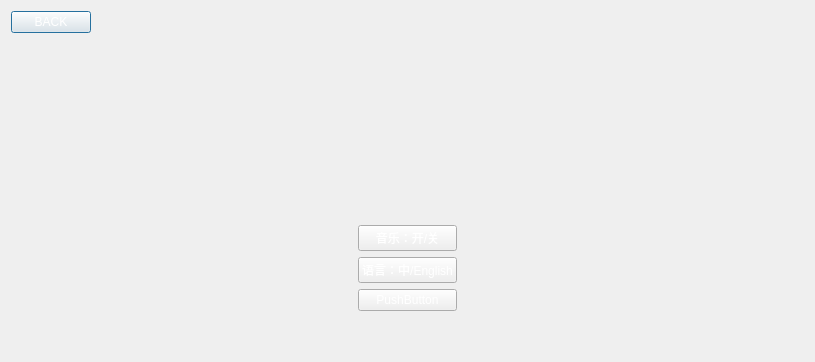
<?xml version="1.0" encoding="UTF-8"?>
<ui version="4.0">
 <class>Option</class>
 <widget class="QDialog" name="Option">
  <property name="geometry">
   <rect>
    <x>0</x>
    <y>0</y>
    <width>815</width>
    <height>362</height>
   </rect>
  </property>
  <property name="windowTitle">
   <string>Dialog</string>
  </property>
  <layout class="QHBoxLayout" name="horizontalLayout_3">
   <item>
    <layout class="QVBoxLayout" name="verticalLayout_2">
     <item>
      <layout class="QHBoxLayout" name="horizontalLayout">
       <item>
        <widget class="QPushButton" name="pushButton">
         <property name="styleSheet">
          <string notr="true">color:white;
font: 75 36pt &quot;Agency FB&quot;;
</string>
         </property>
         <property name="text">
          <string>BACK</string>
         </property>
        </widget>
       </item>
       <item>
        <spacer name="horizontalSpacer">
         <property name="orientation">
          <enum>Qt::Horizontal</enum>
         </property>
         <property name="sizeHint" stdset="0">
          <size>
           <width>40</width>
           <height>20</height>
          </size>
         </property>
        </spacer>
       </item>
      </layout>
     </item>
     <item>
      <spacer name="verticalSpacer">
       <property name="orientation">
        <enum>Qt::Vertical</enum>
       </property>
       <property name="sizeHint" stdset="0">
        <size>
         <width>20</width>
         <height>40</height>
        </size>
       </property>
      </spacer>
     </item>
     <item>
      <layout class="QHBoxLayout" name="horizontalLayout_2">
       <item>
        <spacer name="horizontalSpacer_2">
         <property name="orientation">
          <enum>Qt::Horizontal</enum>
         </property>
         <property name="sizeHint" stdset="0">
          <size>
           <width>40</width>
           <height>20</height>
          </size>
         </property>
        </spacer>
       </item>
       <item>
        <layout class="QVBoxLayout" name="verticalLayout">
         <item>
          <spacer name="verticalSpacer_3">
           <property name="orientation">
            <enum>Qt::Vertical</enum>
           </property>
           <property name="sizeHint" stdset="0">
            <size>
             <width>20</width>
             <height>40</height>
            </size>
           </property>
          </spacer>
         </item>
         <item>
          <widget class="QPushButton" name="pushButton_2">
           <property name="styleSheet">
            <string notr="true">color:white;
font: 75 36pt &quot;Agency FB&quot;;
</string>
           </property>
           <property name="text">
            <string>音乐：开/关</string>
           </property>
          </widget>
         </item>
         <item>
          <widget class="QPushButton" name="pushButton_3">
           <property name="styleSheet">
            <string notr="true">color:white;
font: 75 36pt &quot;Agency FB&quot;;
</string>
           </property>
           <property name="text">
            <string>语言：中/English</string>
           </property>
          </widget>
         </item>
         <item>
          <widget class="QPushButton" name="pushButton_4">
           <property name="styleSheet">
            <string notr="true">color:white;
font: 75 36pt &quot;Agency FB&quot;;
</string>
           </property>
           <property name="text">
            <string>PushButton</string>
           </property>
          </widget>
         </item>
         <item>
          <spacer name="verticalSpacer_2">
           <property name="orientation">
            <enum>Qt::Vertical</enum>
           </property>
           <property name="sizeHint" stdset="0">
            <size>
             <width>20</width>
             <height>40</height>
            </size>
           </property>
          </spacer>
         </item>
        </layout>
       </item>
       <item>
        <spacer name="horizontalSpacer_3">
         <property name="orientation">
          <enum>Qt::Horizontal</enum>
         </property>
         <property name="sizeHint" stdset="0">
          <size>
           <width>40</width>
           <height>20</height>
          </size>
         </property>
        </spacer>
       </item>
      </layout>
     </item>
    </layout>
   </item>
  </layout>
 </widget>
 <resources/>
 <connections/>
</ui>
